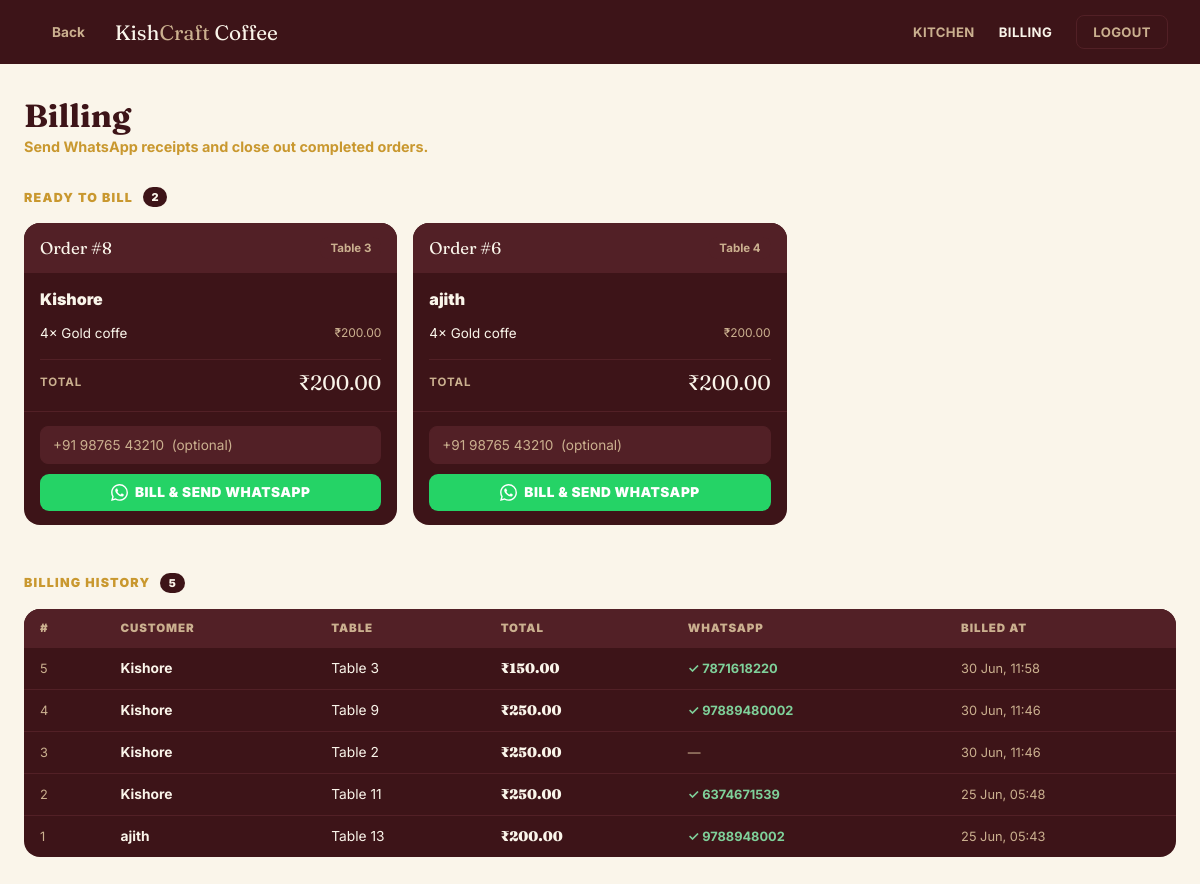
Page /billing/ (signed in) on the earlier database version.
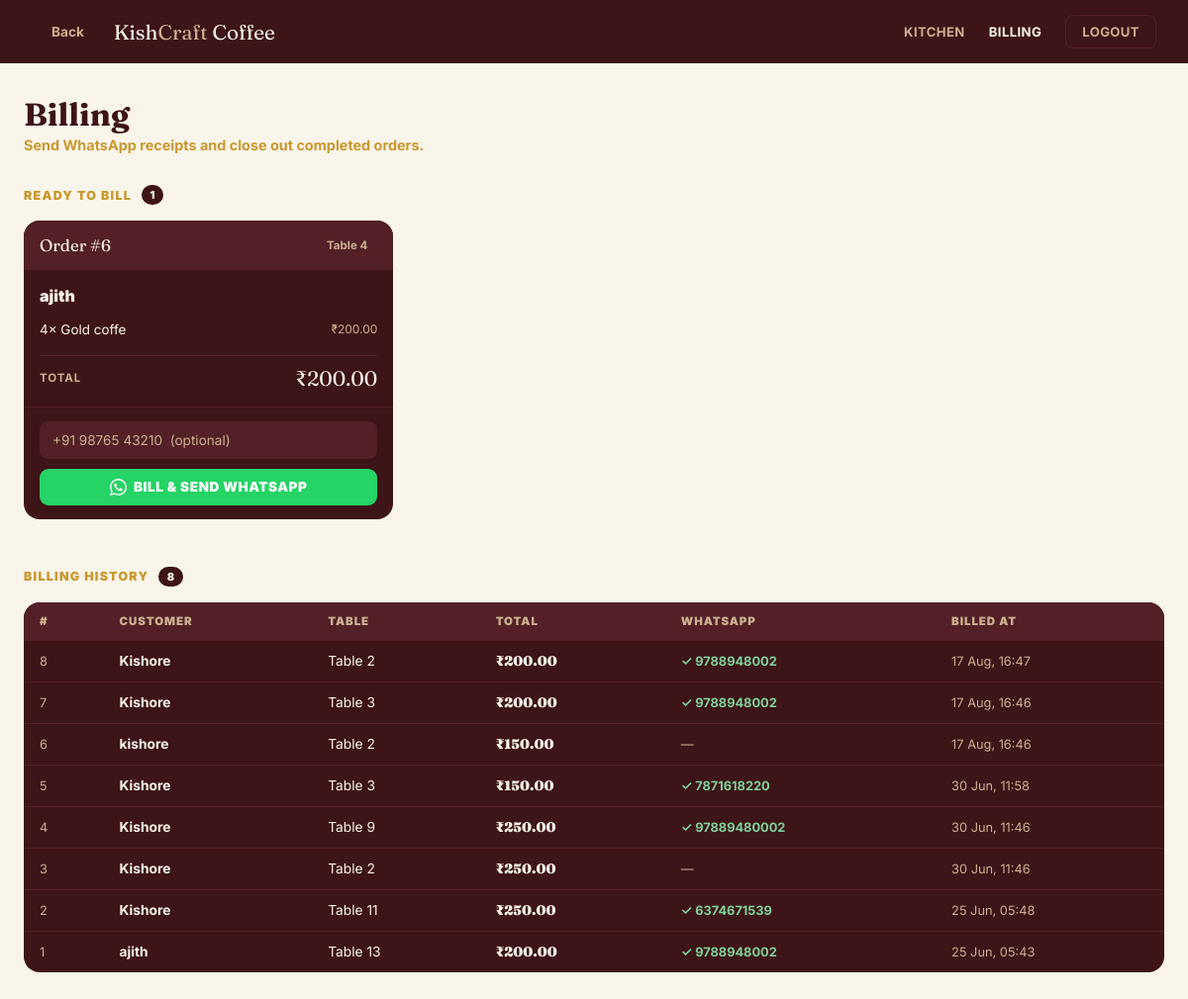
Same page on the later database version.
### core/models.py (models this page shows, shortened)
class Order(models.Model):
    STATUS_CHOICES = [
        ('pending', 'Pending'),
        ('making',  'Making'),
        ('done',    'Done'),
    ]
    customer_name  = models.CharField(max_length=100)
    table_number   = models.IntegerField()
    status         = models.CharField(max_length=20, choices=STATUS_CHOICES, default='pending')
    placed_at      = models.DateTimeField(auto_now_add=True)
    updated_at     = models.DateTimeField(auto_now=True)
    def get_total(self):
        return sum(item.subtotal() for item in self.items.all())

class OrderItem(models.Model):
    order         = models.ForeignKey(Order, on_delete=models.CASCADE, related_name='items')
    product_name  = models.CharField(max_length=100)   # snapshot — no FK to Product
    quantity      = models.PositiveIntegerField()
    price         = models.DecimalField(max_digits=7, decimal_places=2)  # snapshot
    def subtotal(self):
        return self.price * self.quantity

class BillingRecord(models.Model):
    order          = models.OneToOneField(
        'Order', on_delete=models.SET_NULL, null=True, blank=True,
        related_name='billing'
    )
    customer_name  = models.CharField(max_length=100)
    table_number   = models.IntegerField()
    phone_number   = models.CharField(max_length=20, blank=True)   # with country code
    items_snapshot = models.JSONField(default=list)
    total_amount   = models.DecimalField(max_digits=10, decimal_places=2)
    billed_at      = models.DateTimeField(auto_now_add=True)
    class Meta:
        ordering = ['-billed_at']

### core/views.py (the view)
# urls.py: path('billing/',billing_dashboard,name='billing_dashboard'),
@login_required
def billing_dashboard(request):
    pending_bills = Order.objects.filter(
        status='done'
    ).exclude(
        billing__isnull=False          # exclude already billed
    ).prefetch_related('items').order_by('-placed_at')
    history = BillingRecord.objects.all()[:30]
    return render(request, 'billing.html', {
        'pending_bills': pending_bills,
        'history': history,
    })

### template/billing.html (shortened to what this page needs)
{% load static %}
<!DOCTYPE html>
<html lang="en">
<head>
  <link rel="stylesheet" href="https://cdn.jsdelivr.net/npm/@tabler/icons-webfont@latest/tabler-icons.min.css"/>
</head>
<body>
<header>
  <div class="header-left">
    <button type="button" class="back-btn" onclick="window.history.back()">
       Back
    </button>
    <div class="logo">Kish<span>Craft</span> Coffee</div>
  </div>
  <nav class="nav-links">
    <a href="{% url 'kitchen_dashboard' %}">Kitchen</a>
    <a href="{% url 'billing_dashboard' %}" class="active">Billing</a>
    <a href="{% url 'staff_logout' %}" class="logout-link">Logout</a>
  </nav>
</header>
<div class="page">
  <h1 class="page-title">Billing</h1>
  <p class="page-sub">Send WhatsApp receipts and close out completed orders.</p>
  <div class="section-head">
    <h2>Ready to Bill</h2>
    <span class="badge">{{ pending_bills|length }}</span>
  </div>
  {% if pending_bills %}
  <div class="cards-grid">
    {% for order in pending_bills %}
    <div class="bill-card" id="card-{{ order.id }}">
      <div class="card-top">
        <span class="order-no">Order #{{ order.id }}</span>
        <span class="table-chip">Table {{ order.table_number }}</span>
      </div>
      <div class="card-body">
        <p class="customer-name">{{ order.customer_name }}</p>
        <ul class="items-list">
          {% for item in order.items.all %}
          <li>
            <span>{{ item.quantity }}× {{ item.product_name }}</span>
            <span class="item-sub">₹{{ item.subtotal }}</span>
          </li>
          {% endfor %}
        </ul>
        <div class="card-total">
          <span class="label">Total</span>
          <span class="amount">₹{{ order.get_total }}</span>
        </div>
      </div>
      <div class="card-actions" id="actions-{{ order.id }}">
        <div class="phone-row">
          <input type="tel" id="phone-{{ order.id }}" placeholder="+91 98765 43210  (optional)" maxlength="16"/>
        </div>
        <button class="btn-wa" onclick="finaliseBill({{ order.id }})">
          Bill &amp; Send WhatsApp
        </button>
      </div>
    </div>
    {% endfor %}
  </div>
  {% else %}
  <div class="empty">
    <div class="icon">☕</div>
    <p>No orders ready to bill right now.</p>
  </div>
  {% endif %}
  <div class="section-head">
    <h2>Billing History</h2>
    <span class="badge">{{ history|length }}</span>
  </div>
  {% if history %}
  <div class="history-table-wrap">
    <table>
      <thead>
        <tr>
          <th>#</th><th>Customer</th><th>Table</th><th>Total</th><th>WhatsApp</th><th>Billed At</th>
        </tr>
      </thead>
      <tbody>
        {% for rec in history %}
        <tr>
          <td class="td-muted">{{ rec.id }}</td>
          <td><strong>{{ rec.customer_name }}</strong></td>
          <td>Table {{ rec.table_number }}</td>
          <td class="td-amount">₹{{ rec.total_amount }}</td>
          <td>
            {% if rec.phone_number %}
              <span class="wa-sent">✓ {{ rec.phone_number }}</span>
            {% else %}
              <span class="wa-no">—</span>
            {% endif %}
          </td>
          <td class="td-muted">{{ rec.billed_at|date:"d M, H:i" }}</td>
        </tr>
        {% endfor %}
      </tbody>
    </table>
  </div>
  {% else %}
  <div class="empty">
    <div class="icon">📋</div>
    <p>No billing history yet.</p>
  </div>
  {% endif %}
</div>
</body>
</html>

Differences in the rows shown:
no longer on this page (row unchanged): Order: id "8", table_number "3", customer_name "Kishore", get_total "200.00", id "+91 98765 43210 (optional)"
no longer on this page (row unchanged): OrderItem: quantity "4", product_name "Gold coffe", subtotal "200.00", shown under "8"
added BillingRecord: id "8", customer_name "Kishore", table_number "2", total_amount "200.00", phone_number "9788948002", billed_at "17 Aug, 16:47"
added BillingRecord: id "7", customer_name "Kishore", table_number "3", total_amount "200.00", phone_number "9788948002", billed_at "17 Aug, 16:46"
added BillingRecord: id "6", customer_name "kishore", table_number "2", total_amount "150.00", billed_at "17 Aug, 16:46"
Other differences:
{{ pending_bills|length }}: "2" → "1"
{{ history|length }}: "5" → "8"
